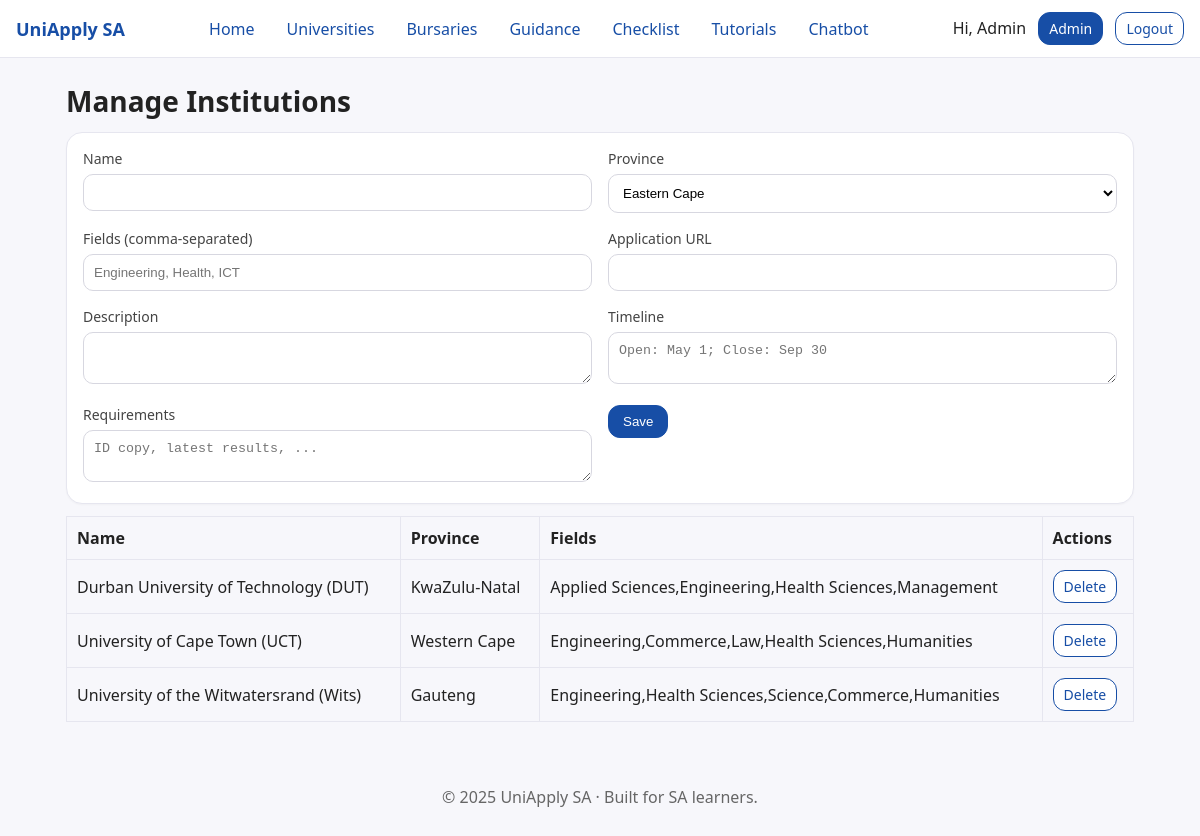
Page /public/admin/institutions_manage.php (signed in) on the committed database.
### tables this page shows
CREATE TABLE IF NOT EXISTS institutions (
  id INT AUTO_INCREMENT PRIMARY KEY,
  name VARCHAR(200) NOT NULL,
  province VARCHAR(60) NOT NULL,
  fields TEXT NOT NULL,  
  application_url VARCHAR(500) NOT NULL,
  description TEXT,
  timeline TEXT,
  requirements TEXT
);

### inc/functions.php (called while the page is built, shortened)
<?php
function e($str){ return htmlspecialchars($str ?? '', ENT_QUOTES, 'UTF-8'); }
function provinces(): array {
    return ['Eastern Cape','Free State','Gauteng','KwaZulu-Natal','Limpopo','Mpumalanga','Northern Cape','North West','Western Cape'];
}

### public/admin/institutions_manage.php (the view, shortened to what this page needs)
<?php
require_once __DIR__ . '/../../inc/db.php';
require_once __DIR__ . '/../../inc/functions.php';
include __DIR__ . '/../../inc/header.php';
$rows=$pdo->query('SELECT * FROM institutions ORDER BY name')->fetchAll();
?>
<h1>Manage Institutions</h1>
<div class="card">
  <form method="post" class="grid grid-2">
    <div><label>Name</label><input class="input" name="name" required></div>
    <div><label>Province</label><select name="province" class="input"><?php foreach(provinces() as $p){ echo "<option>$p</option>"; } ?></select></div>
    <div><label>Fields (comma-separated)</label><input class="input" name="fields" placeholder="Engineering, Health, ICT"></div>
    <div><label>Application URL</label><input class="input" name="application_url"></div>
    <div class="grid-col-span-2"><label>Description</label><textarea class="input" name="description"></textarea></div>
    <div class="grid-col-span-2"><label>Timeline</label><textarea class="input" name="timeline" placeholder="Open: May 1; Close: Sep 30"></textarea></div>
    <div class="grid-col-span-2"><label>Requirements</label><textarea class="input" name="requirements" placeholder="ID copy, latest results, ..."></textarea></div>
    <div><button class="btn" type="submit">Save</button></div>
  </form>
</div>
<table class="table">
  <tr><th>Name</th><th>Province</th><th>Fields</th><th>Actions</th></tr>
  <?php foreach($rows as $r): ?>
    <tr>
      <td><?= e($r['name']) ?></td>
      <td><?= e($r['province']) ?></td>
      <td><?= e($r['fields']) ?></td>
      <td><a class="btn small outline" href="?delete=<?= e($r['id']) ?>" onclick="return confirm('Delete?')">Delete</a></td>
    </tr>
  <?php endforeach; ?>
</table>
<?php include __DIR__ . '/../../inc/footer.php'; ?>

### public/assets/style.css (style rules this page uses)
* { box-sizing:border-box }
body { margin:0;font-family:system-ui,-apple-system,Segoe UI,Roboto,Ubuntu,Cantarell,Noto Sans,sans-serif;background:#f7f7fb;color:#222 }
a { color:#174ea6;text-decoration:none }
h1 { font-size:28px;margin:0 0 12px }
.card { background:#fff;border:1px solid #e6e6ef;border-radius:16px;padding:16px;margin:12px 0;box-shadow:0 1px 2px rgba(0,0,0,.03) }
.grid { display:grid;gap:16px }
.grid-2 { grid-template-columns:repeat(2,minmax(0,1fr)) }
.btn { display:inline-block;background:#174ea6;color:#fff;padding:8px 14px;border-radius:12px;border:1px solid #174ea6 }
.btn.outline { background:#fff;color:#174ea6 }
.btn.small { padding:6px 10px;font-size:14px }
.input, select, textarea { width:100%;padding:10px;border-radius:10px;border:1px solid #d7d7e0;background:#fff }
label { font-size:14px;color:#444;margin-bottom:6px;display:block }
.table { width:100%;border-collapse:collapse }
.table th,.table td { border:1px solid #e6e6ef;padding:10px;text-align:left }

### rows in the picture
institutions: name "Durban University of Technology (DUT)", province "KwaZulu-Natal", fields "Applied Sciences,Engineering,Health Sciences,Management"
institutions: name "University of Cape Town (UCT)", province "Western Cape", fields "Engineering,Commerce,Law,Health Sciences,Humanities"
institutions: name "University of the Witwatersrand (Wits)", province "Gauteng", fields "Engineering,Health Sciences,Science,Commerce,Humanities"

### other values in the picture
APP_NAME "UniApply SA"
$l[1] "Home"
$l[1] "Universities"
$l[1] "Bursaries"
$l[1] "Guidance"
$l[1] "Checklist"
$l[1] "Tutorials"
$l[1] "Chatbot"
$_SESSION['name'] "Admin"
form field province "Eastern Cape"
